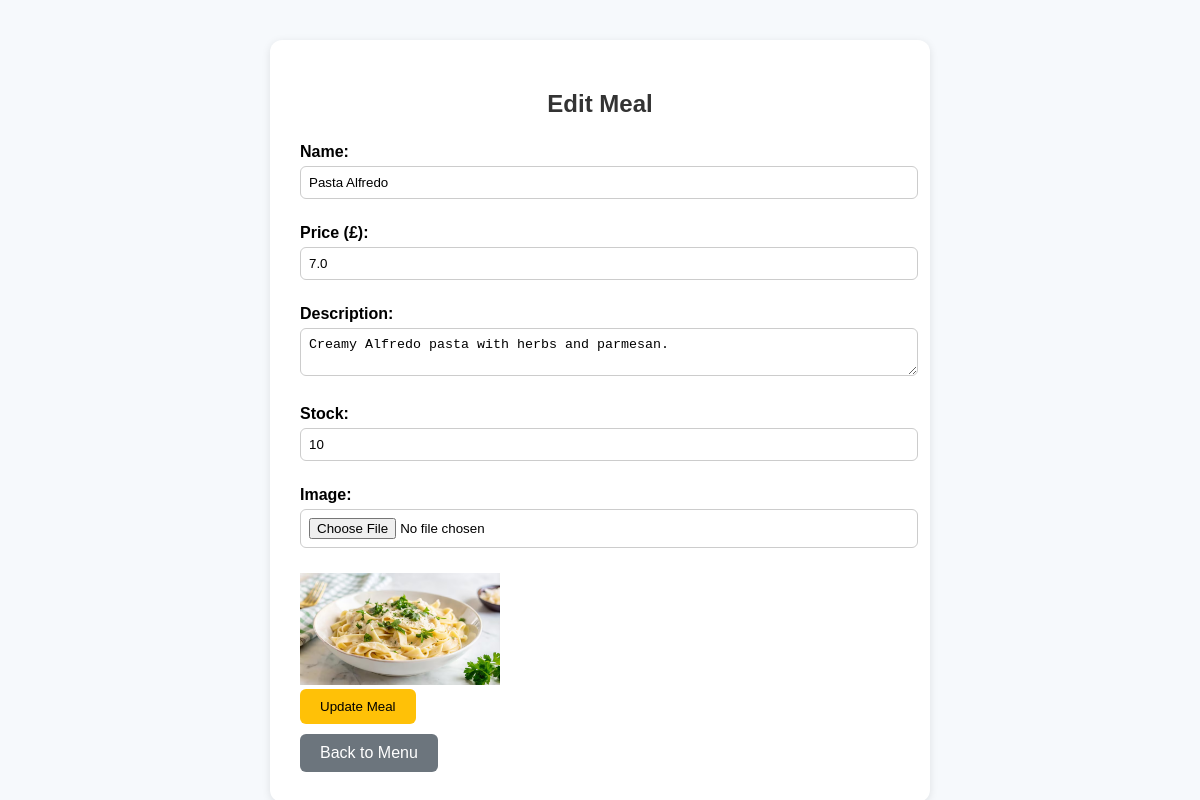
Screenshot of /admin/menu/edit/5 (signed in) with the database file from the repository.
### models.py (models this page shows)
class Meal(db.Model):
    __tablename__ = 'meal'
    id = db.Column(db.Integer, primary_key=True)
    name = db.Column(db.String(100), nullable=False)
    price = db.Column(db.Float, nullable=False)
    description = db.Column(db.String(300))
    img = db.Column(db.String(100))  # filename of image
    stock = db.Column(db.Integer, default=10)

### app.py (the view, shortened to what this page needs)
@app.route('/admin/menu/edit/<int:meal_id>', methods=['GET', 'POST'])
def edit_meal(meal_id):
    if 'user_id' not in session or not session.get('is_admin'):
        return redirect('/login')
    meal = Meal.query.get_or_404(meal_id)
    return render_template('edit_meal.html', meal=meal)

### templates/edit_meal.html (shortened to what this page needs)
{% extends "base.html" %}
{% block content %}
<div class="edit-meal-container">
    <h2>Edit Meal</h2>
    <form action="" method="POST" enctype="multipart/form-data">
        <label for="name">Name:</label>
        <input type="text" name="name" id="name" value="{{ meal.name }}" required>
        <label for="price">Price (£):</label>
        <input type="number" name="price" id="price" step="0.01" value="{{ meal.price }}" required>
        <label for="desc">Description:</label>
        <textarea name="desc" id="desc" required>{{ meal.description }}</textarea>
        <label for="stock">Stock:</label>
        <input type="number" name="stock" id="stock" value="{{ meal.stock }}" required>
        <label for="image">Image:</label>
        <input type="file" name="image" id="image">
        <div style="margin-top:10px;">
            <img src="{{ url_for('static', filename='images/' ~ meal.img) }}" alt="{{ meal.name }}" width="200">
        </div>
        <button type="submit" class="update-btn">Update Meal</button>
    </form>
    <a href="{{ url_for('admin_dashboard_menu') }}" class="back-btn">Back to Menu</a>
</div>
{% endblock %}

### static/css/style.css (style rules this page uses)
body { font-family: Arial, sans-serif; background: #f6f9fc; margin: 0; padding: 0; }
h2,h3 { color: #333; }

### templates/edit_meal.html (style rules this page uses)
.edit-meal-container { max-width: 600px; margin: 40px auto; background: #fff; padding: 30px; border-radius: 12px; box-shadow: 0 2px 8px rgba(0,0,0,0.1); }
.edit-meal-container h2 { text-align: center; margin-bottom: 25px; }
.edit-meal-container label { font-weight: bold; margin-top: 10px; display: block; }
.edit-meal-container input, .edit-meal-container textarea { width: 100%; padding: 8px; margin-top: 5px; margin-bottom: 15px; border-radius: 6px; border: 1px solid #ccc; }
.edit-meal-container button { display: inline-block; padding: 10px 20px; border-radius: 6px; border: none; cursor: pointer; }
.update-btn { background-color: #ffc107; color: #000; }
.back-btn { background-color: #6c757d; color: #fff; text-decoration: none; padding: 10px 20px; border-radius: 6px; display: inline-block; margin-top: 10px; }

### rows the page displays
Meal: name "Pasta Alfredo", price "7.0", desc "Creamy Alfredo pasta with herbs and parmesan.", stock "10", img (picture)
